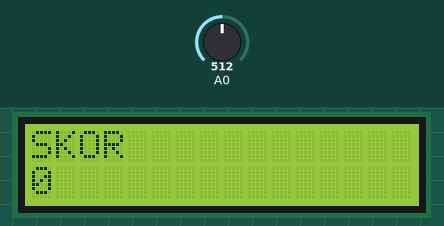
This sketch was run on a simulated Arduino Uno, built with avr-gcc and run on an emulated ATmega328P. Shown: 16×2 character LCD. Inputs (shaded band) come from the test bench; at power-on: A0 = 512.

Above: at 1.2 s.
1.3 s: A0 set to 185
At 1.57 s:
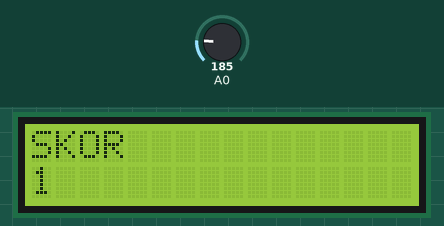
2.9 s: A0 set to 205
At 3.18 s:
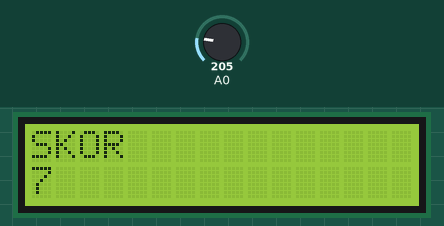
5.7 s: A0 set to 122
At 6.2 s:
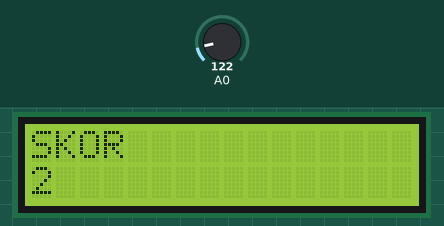
Timing chart, 0 to 8.7 s (numbered marks = the images above; inputs shaded):
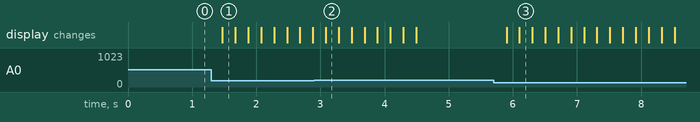

Measured:
- after the input at 1.3 s, the display: changes after 0.17 s (image 1)
- after the input at 5.7 s, the display: first changes after 0.20 s (image 3 shows a later state)

The sketch:

Shield_da_tek_bir_Skor_tutan_program.ino
```cpp
//LCD ekranın 1. satırına "SKOR", 2. satırına ise sayacının değerini  yazdırınız.
//Sayıcının değeri UP tuşuna basarak artırılsın, DOWN tuşuna basılarak azaltılsın.
//Sayıcının değeri 0' ın  altına inmesin.

#include <LiquidCrystal.h> // KÜTÜPHANE DOSYASI EKLENDİ
LiquidCrystal lcd(8, 9, 4, 5, 6, 7); // RS, En, D4, D5, D6, D7

#define sag 0
#define ust 1
#define alt 2
#define sol 3
#define secim 4
#define yok 5

int skor=0,okunan;

// Tuş oku Fonksiyonu
int tus_oku()
{
okunan=analogRead(0);
if (okunan > 1000) return yok;
if (okunan <50) return sag;
if (okunan < 195) return ust;
if (okunan <380) return alt;
if (okunan < 555) return sol;
if (okunan < 790) return secim;
return yok;
}

void setup()
{
  lcd.begin(16,2);
}

void loop()
{
  if(tus_oku()==ust)
  skor++;
  if(tus_oku()==alt and skor>=1) skor--;
  lcd.setCursor(0,0);
  lcd.print("SKOR");
  lcd.setCursor(0,1);
  lcd.print(skor);
  lcd.print(" ");
  delay(200);
}
```
